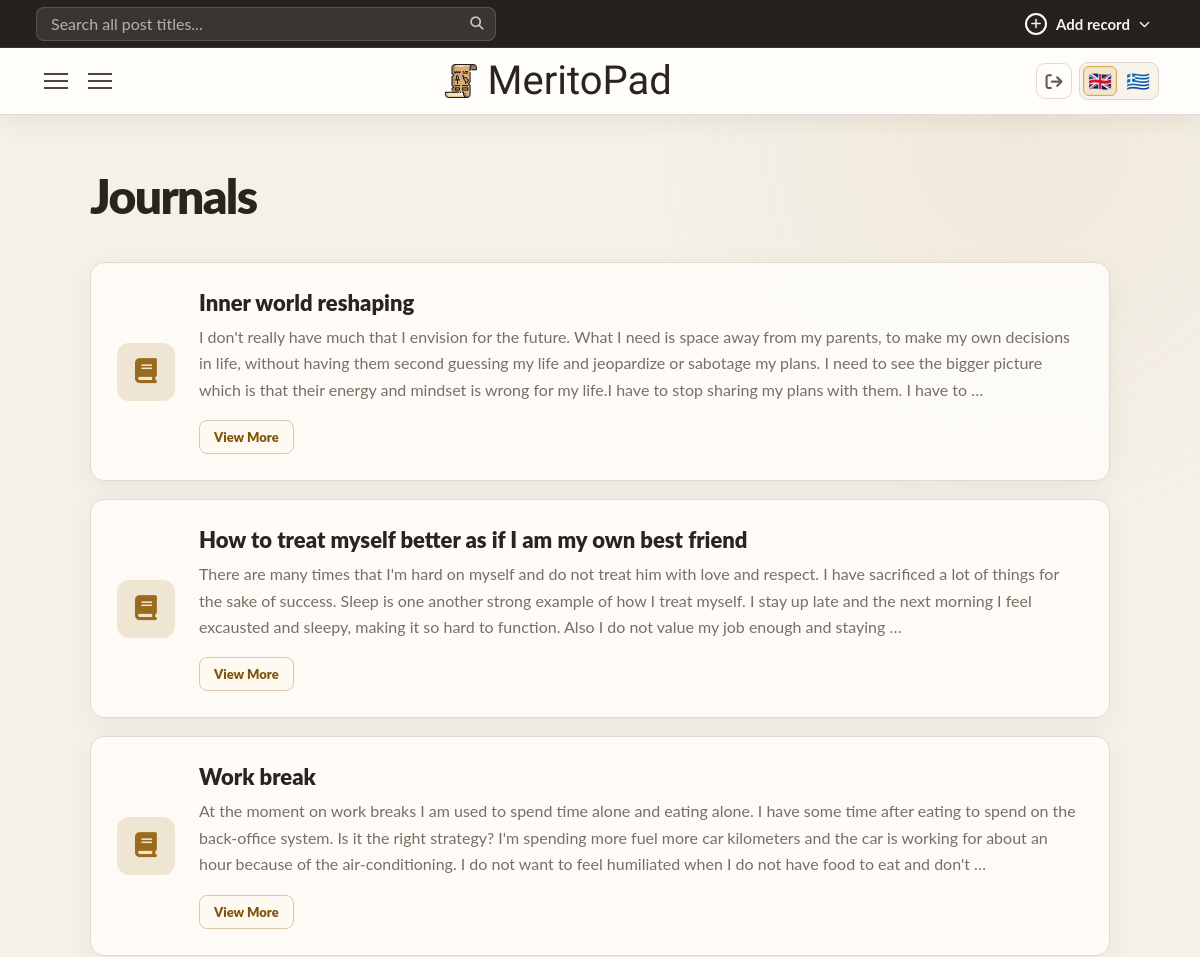
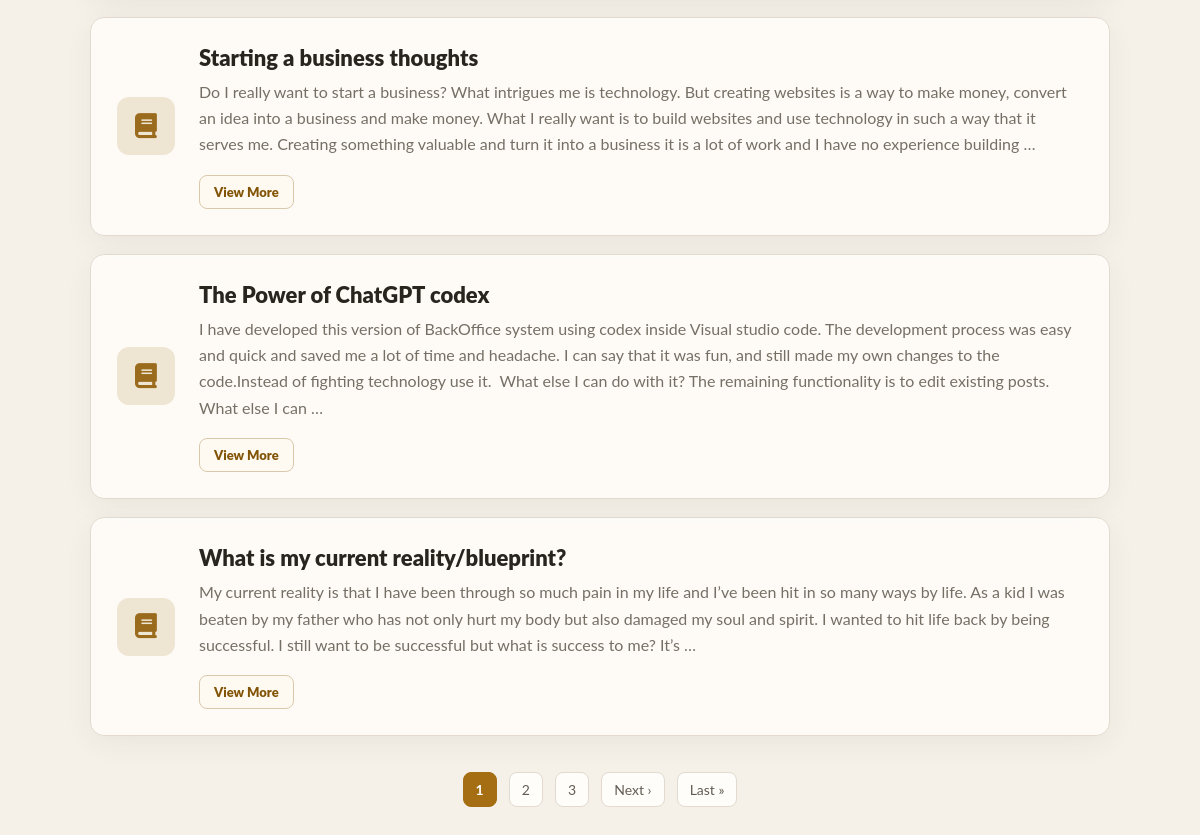
Page /cnicou/journals/ (signed in) on the committed database (2 pictures, top to bottom).
### core/models.py (models this page shows, shortened)
class UserOwnedModel(models.Model):
    user = models.ForeignKey(
        settings.AUTH_USER_MODEL,
        on_delete=models.CASCADE,
        related_name="%(class)s_records",
        null=True,
        blank=True,
    )
    class Meta:
        abstract = True
        constraints = [
            models.UniqueConstraint(
                fields=("user", "slug"),
                name="unique_%(class)s_user_slug",
            )
        ]

class Journal(UserOwnedModel):
    title = models.CharField(max_length=255)
    slug = models.SlugField(blank=True)
    created_at = models.DateTimeField(auto_now_add=True)
    content = CKEditor5Field('Content', config_name='extends')  # or 'default'
    category = models.ForeignKey(
        JournalCategory,
        on_delete=models.CASCADE,
        related_name="journals_by_category",
        null=True
    )
    subcategory = models.ForeignKey(
        JournalSubcategory,
        on_delete=models.CASCADE,
        related_name="journals_by_subcategory",
        blank=True,
        null=True
    )
    tags = models.ManyToManyField(
        JournalTag,
        related_name="journals_by_tag",
        blank=True
    )

### core/views.py (the view)
# urls.py: path("journals/",views.journal_index,name="journal_index"),
@workspace_login_required
def journal_index(request):
    journals = records_for_user(Journal, request.user).order_by("-created_at")
    paginator = Paginator(journals, 6) # Show 9 per page.
    page_number = request.GET.get('page')
    page_obj = paginator.get_page(page_number)
    journal_tags = taxonomy_for_user(JournalTag, request.user)
    journal_categories = taxonomy_for_user(JournalCategory, request.user)
    for category in journal_categories:
        category.sub_categories = category.subcategories.filter(user=request.user)
    return render(request,"core/view/journal.html",{
        "article":journals,
        "page_obj":page_obj,
        "article_categories":journal_categories,
        "article_tags":journal_tags
    })

### core/context_processors.py (called while the page is built)
def workspace_record_type(request):
    match = getattr(request, "resolver_match", None)
    if match is None:
        return {}
    url_name = match.url_name or ""
    record_type = match.kwargs.get("record_type")
    if not record_type:
        record_type = "article" if url_name == "index" else url_name.split("_", 1)[0]
    if record_type not in WORKSPACE_RECORD_TYPES:
        return {}
    return {
        "workspace_record_type": record_type,
        "workspace_is_record_form": url_name.endswith(("_create", "_edit")),
        "workspace_is_single": url_name.endswith("_single"),
    }

### core/taxonomy.py (called while the page is built)
def default_category_first(queryset):
    return queryset.annotate(
        _default_category_order=Case(
            When(slug=DEFAULT_CATEGORY_SLUG, then=Value(0)),
            default=Value(1),
            output_field=IntegerField(),
        )
    ).order_by("_default_category_order", "name")

def is_category_model(model):
    return issubclass(model, BaseCategory)

### core/views.py (called while the page is built)
def records_for_user(model, user):
    return model.objects.filter(user=user)

def taxonomy_for_user(model, user):
    queryset = model.objects.filter(user=user)
    if is_category_model(model):
        return default_category_first(queryset)
    return queryset.order_by("name")

def workspace_login_required(view):
    @wraps(view)
    def workspace_view(request, *args, username=None, **kwargs):
        if username != request.user.username:
            raise Http404
        return view(request, *args, **kwargs)
    return login_required(workspace_view)

### core/templates/core/view/journal.html (shortened to what this page needs)
{% extends 'core/base.html' %}
{% block main %}
<div class="grid">
    <div class="grid-right">
        <div class="grid-right-wraper">
            <h1 class="post-type-title">Journals</h1>
            {% for article in page_obj %}
                <article class="preview">
                    <div class="icon">
                        <i class="fa-solid fa-book"></i>
                    </div>
                    <div class="content">
                        <h2>{{article.title}}</h2>
                        <p>{{article.content | safe | striptags | truncatewords:70 }}</p>
                        <a class="view-single-btn" href="{% url 'journal_single' request.user.username article.slug %}">View More</a>
                    </div>
                </article>
            {% empty %}
                <p class="no-entries">No entries yet to show...</p>
            {% endfor %}
            {%  if page_obj.paginator.num_pages > 1 %}
                <div class="pagination">
                    {% for num in page_obj.paginator.page_range %}
                        {% if num > page_obj.number|add:'-3' and num < page_obj.number|add:'3' %}
                            {% if page_obj.number == num %}
                                <span class="current">{{ num }}</span>
                            {% else %}
                                <a href="?page={{ num }}">{{ num }}</a>
                            {% endif %}
                        {% endif %}
                    {% endfor %}
                    {% if page_obj.has_next %}
                        <a href="?page={{ page_obj.next_page_number }}">Next ›</a>
                        <a href="?page={{ page_obj.paginator.num_pages }}">Last »</a>
                    {% endif %}
                </div>
            {% endif %}
    </div>
    </div>
</div>
{% endblock %}

### rows in the picture
Journal: title "Inner world reshaping", content "I don't really have much that I envision for the future. What I need is space away from my parents, to make my own decisions in life, without having them second guessing my life and jeopardize or sabotage my plans. I need to see the bigger picture which is that their energy and mindset is wrong for my life.I have to stop sharing my plans with them. I have to …"
Journal: title "How to treat myself better as if I am my own best friend", content "There are many times that I'm hard on myself and do not treat him with love and respect. I have sacrificed a lot of things for the sake of success. Sleep is one another strong example of how I treat myself. I stay up late and the next morning I feel excausted and sleepy, making it so hard to function. Also I do not value my job enough and staying …"
Journal: title "Work break", content "At the moment on work breaks I am used to spend time alone and eating alone. I have some time after eating to spend on the back-office system. Is it the right strategy? I'm spending more fuel more car kilometers and the car is working for about an hour because of the air-conditioning. I do not want to feel humiliated when I do not have food to eat and don't …"
Journal: title "Starting a business thoughts", content "Do I really want to start a business? What intrigues me is technology. But creating websites is a way to make money, convert an idea into a business and make money. What I really want is to build websites and use technology in such a way that it serves me. Creating something valuable and turn it into a business it is a lot of work and I have no experience building …"
Journal: title "The Power of ChatGPT codex", content "I have developed this version of BackOffice system using codex inside Visual studio code. The development process was easy and quick and saved me a lot of time and headache. I can say that it was fun, and still made my own changes to the code.Instead of fighting technology use it. What else I can do with it? The remaining functionality is to edit existing posts. What else I can …"
Journal: title "What is my current reality/blueprint?", content "My current reality is that I have been through so much pain in my life and I’ve been hit in so many ways by life. As a kid I was beaten by my father who has not only hurt my body but also damaged my soul and spirit. I wanted to hit life back by being successful. I still want to be successful but what is success to me? It’s …"

### other values in the picture
{{ num }} "1"
{{ num }} "2" "3"
